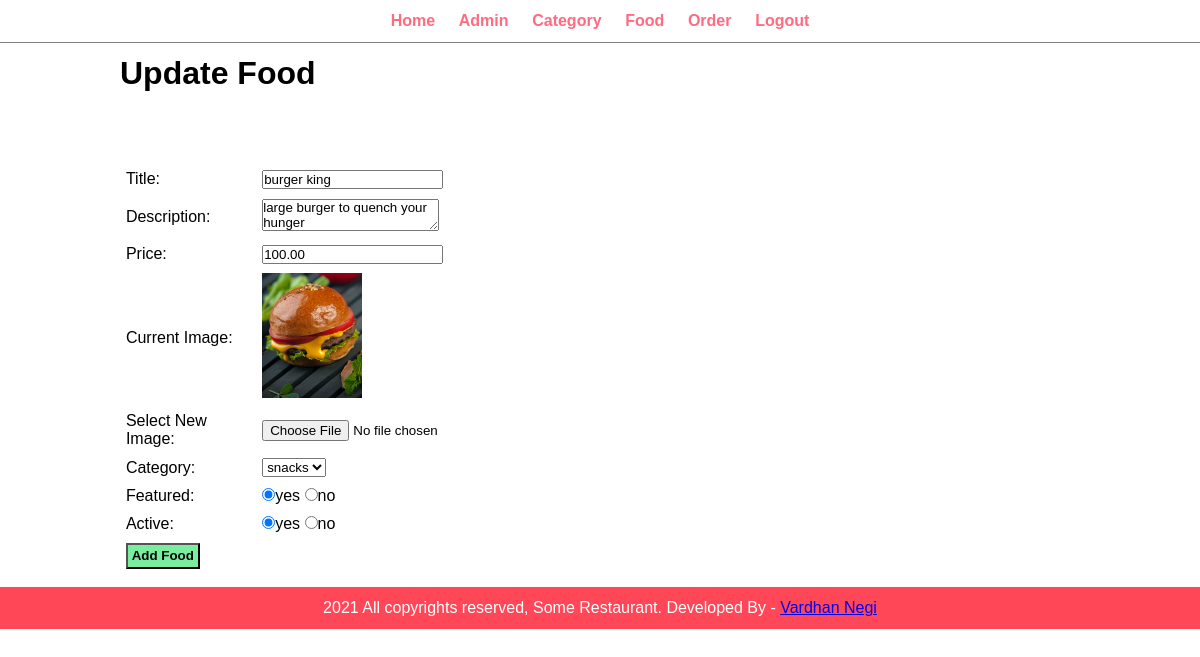
The page /admin/update-food.php?id=9 (signed in) on the database its author committed.
### tables this page shows
CREATE TABLE `tbl_food` (
  `id` int(8) NOT NULL,
  `title` varchar(150) NOT NULL,
  `description` text NOT NULL,
  `price` decimal(10,2) NOT NULL,
  `image_name` varchar(255) NOT NULL,
  `category_id` int(8) NOT NULL,
  `featured` varchar(10) NOT NULL,
  `active` varchar(10) NOT NULL
);

CREATE TABLE `tbl_category` (
  `id` int(8) NOT NULL,
  `title` varchar(100) NOT NULL,
  `image_name` varchar(255) NOT NULL,
  `featured` varchar(10) NOT NULL,
  `active` varchar(10) NOT NULL
);

### admin/update-food.php (the view, shortened to what this page needs)
<?php include('partials/menu.php')?>
<div class="main-content">
    <div class="wrapper">
        <h1>Update Food</h1>
        <br><br>
        <br><br>
        <?php
        if(isset($_GET['id'])){
            $id = $_GET['id'];
            $sql = "SELECT * FROM tbl_food WHERE id=$id";
            $res = mysqli_query($conn,$sql);
            $count =mysqli_num_rows($res);
            if($count==1){
                $row = mysqli_fetch_assoc($res);
                $title = $row['title'];
                $price=$row['price'];
                $current_image = $row['image_name'];
                $featured = $row['featured'];
                $active = $row['active'];
                $description = $row['description'];
                $current_category = $row['category_id'];
            }
        }
        ?>
        <form action="" method="POST" enctype="multipart/form-data">
            <table class="tbl-30">
                <tr>
                    <td>Title: </td>
                    <td>
                        <input type="text" name="title" value="<?php echo $title;?>">
                    </td>
                </tr>
                <tr>
                    <td>Description: </td>
                    <td>
                        <textarea name="description" col="30" row="5"  value=""><?php echo $description;?></textarea>
                    </td>
                </tr>
                <tr>
                    <td>Price: </td>
                    <td>
                        <input type="number" name="price" value="<?php echo $price;?>">
                    </td>
                </tr>
                <tr>
                    <td>Current Image: </td>
                    <td>
                        <?php
                        if($current_image !=""){
                           echo' <img src="'.SITEURL.'images/food/'.$current_image.'" width="100px">';
                        }
                        else{
                            echo '<div class="error">Image Not Add</div>';
                        }
                        ?>
                    </td>
                </tr>
                <tr>
                    <td>Select New Image: </td>
                    <td>
                        <input type="file" name="image">
                    </td>
                </tr>
                <tr>
                    <td>Category: </td>
                    <td>
                        <select name="category">
                            <?php
                                $sql2 = "SELECT * FROM tbl_category WHERE active='yes'";
                                $res2 = mysqli_query($conn,$sql2);
                                $count = mysqli_num_rows($res2);
                                if($count>0){
                                    while($row=mysqli_fetch_assoc($res2)){
                                        $category_id = $row['id'];
                                        $category_title =$row['title'];
                                        ?>
                                        <option <?php if($current_category==$category_id){ echo "selected";} ?> value="<?php echo $category_id?>"><?php echo $category_title?></option>
                                        <?php
                                    }
                                }
                                else{
                                    echo '<option value="0">no category</option>';
                                }
                            ?>
                        </select>
                <tr>
                    <td>Featured: </td>
                    <td>
                        <input <?php if($featured=="yes"){echo "checked";}?> type="radio" name="featured" value="yes">yes
                        <input <?php if($featured=="no"){echo "checked";}?> type="radio" name="featured" value="no">no
                    </td>
                </tr>
                <tr>
                    <td>Active: </td>
                    <td>
                        <input <?php if($active=="yes"){echo "checked";}?> type="radio" name="active" value="yes">yes
                        <input <?php if($active=="no"){echo "checked";}?> type="radio" name="active" value="no">no
                    </td>
                </tr>
                <tr>
                    <td colspan="2">
                        <input type="submit" name="submit" value="Add Food" class="btn-secondary">
                    </td>
                </tr>
            </table>
        </form>
    </div>
</div>
<?php include('partials/footer.php')?>

### css/admin.css (style rules this page uses)
* { margin: 0; padding: 0; font-family:Arial, Helvetica, sans-serif; }
.wrapper { padding: 1%; width: 80%; margin: 0 auto; }
table tr td { padding: 1%; text-align: left; }
.btn-secondary { background-color: #7bed9f; padding: 1%; color: black; text-decoration: none; font-weight: bold; }

### rows shown on the page
tbl_food: title "burger king", description "large burger to quench your hunger", price "100.00", image_name (picture), category "snacks", featured "☑", active "☑"
